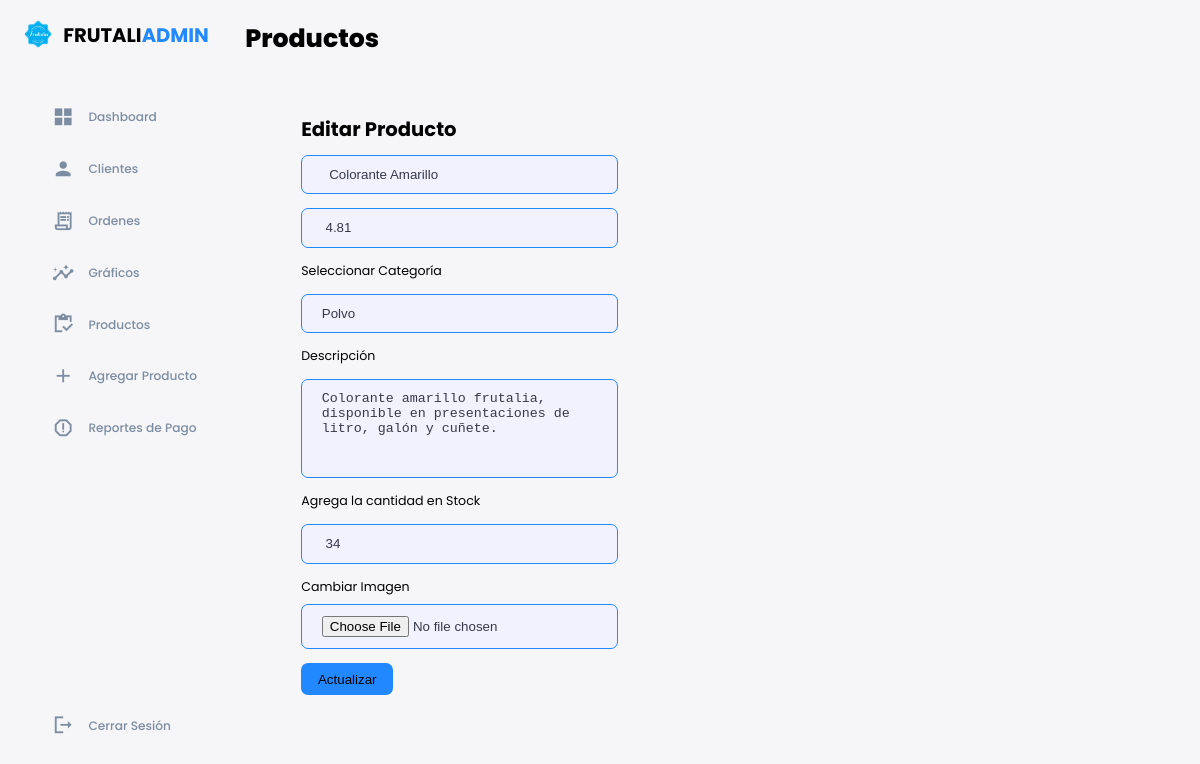
The app's page /admin/editar-producto.php?id=1 with its own data.
### tables this page shows
CREATE TABLE `productos` (
  `id` int(11) UNSIGNED NOT NULL,
  `nombre` varchar(255) NOT NULL,
  `detalle` varchar(255) NOT NULL,
  `descripción` text NOT NULL,
  `id_categoria` int(11) UNSIGNED DEFAULT NULL,
  `precio` decimal(10,2) NOT NULL,
  `stock` int(10) NOT NULL,
  `imagen` varchar(255) NOT NULL
);

CREATE TABLE `categoria` (
  `id` int(11) UNSIGNED NOT NULL,
  `nombre` varchar(255) NOT NULL,
  `descripcion` text NOT NULL
);

### admin/editar-producto.php (the view, shortened to what this page needs)
<?php
require '../admin/config/database.php';
include '../admin/templates/header.php';
if(isset($_GET['id'])){
    $id = filter_var($_GET['id'], FILTER_SANITIZE_NUMBER_INT);
    $query = "SELECT * FROM productos WHERE id=$id";
    $result = mysqli_query($connection, $query);
    $producto = mysqli_fetch_assoc($result);
} else{
    header('location: ' . ROOT_URL . 'admin/productos.php');
    die();
}
$query = "SELECT * FROM categoria";
$categorias = mysqli_query($connection, $query);
?>
<main>
    <h1>Productos</h1>
    <div class="producto">
        <div class=" form__section-container">
            <h2>Editar Producto</h2>
            <form action="<?= ROOT_URL ?>admin/editar-producto-logic.php" enctype="multipart/form-data" method="POST">
                <input type="text" name="nombre"  placeholder="Nombre del Producto" value=" <?= $producto ['nombre'] ?>">
                <input type="text" name="precio"  placeholder="Precio del Producto" value=" <?= $producto ['precio'] ?>">
                <label for="category">Seleccionar Categoría</label>
                <select name="categoria">
                <?php while ($categoria = mysqli_fetch_assoc($categorias)) : ?>
                <option value="<?= $categoria['id'] ?>" <?php if ($categoria['id'] == $producto['id_categoria']) echo 'selected' ?>>
                    <?= $categoria['nombre'] ?>
                </option>
                <?php endwhile ?>
                </select>
                <label for="body">Descripción</label>
                <textarea rows="5" name="body" placeholder="Descripción"><?= $producto['descripción'] ?></textarea>
                <label for="stock">Agrega la cantidad en Stock</label>
                <input type="text" name="stock" placeholder="Cantidad en Stock" value=" <?= $producto ['stock'] ?>">
                <div class="form__control">
                    <label for="thumbnail">Cambiar Imagen</label>
                    <input type="file" name="thumbnail" id="thumbnail">
                </div>
                <button type="submit" name="submit" class="btn">Actualizar</button>
            </form>
        </div>
    </div>
</main>

### admin/style.css (style rules this page uses)
:root { --color-primary: #7380ec; --color-danger: #ff7782; --color-success: #41f1b6; --color-warning: #ffbb55; --color-white: #fff; --color-info-dark: #7d8da1; --color-info-light: #dce1eb; --color-dark: #363949; --color-light: rgba(132, 139, 200, 0.18); --color-primary-variant: #111e88; --color-dark-variant: #677483; --color-background: #f6f6f9; --azul-frutalia:#2288ff; --card-border-radius: 2rem; --border-radius-1: 0.4rem; --border-radius-2: 0.8rem; --border-radius-3: 1.2rem; --card-padding: 1.8rem; --padding-1: 1.2rem; --box-shadow: 0 2rem 3rem var(--color-light); }
* { margin: 0; padding: 0; outline: 0; appearance: none; border: 0; text-decoration: none; list-style: none; box-sizing: border-box; }
html { font-size: 14px; }
body { width: 100vw; height: 100vh; font-family: poppins, sans-serif; font-size: 0.9rem; background: var(--color-background); user-select: none; overflow-x: hidden; }
h1 { font-weight: 800; font-size: 1.8rem; }
h2 { font-size: 1.4rem; }
main { margin-top: 1.4rem; }

### admin/form.css (style rules this page uses)
:root { --color-primary: #7380ec; --color-primary-light: hsl(242, 91%, 69%, 18%); --color-primary-variant: #5854c7; --color-red: #da0f3f; --color-red-light: hsl(346, 87%, 46%, 15%); --color-green: #00c476; --color-green-light: hsl(156, 100%, 38%, 15%); --color-gray-900: #1e1e66; --color-gray-700: #2d2b7c; --color-gray-300: rgba(242, 242, 254, 0.3); --color-gray-200: rgba(242, 242, 254, 0.7); --color-white: #f2f2fe; --color-bg: #fff; --azul-frutalia:#2288ff; --transition: all 300ms ease; --container-width-lg: 74%; --container-width-md: 88%; --form-width: 60%; --card-border-radius-1: 0.3rem; --card-border-radius-2: 0.5rem; --card-border-radius-3: 0.8rem; --card-border-radius-4: 2rem; --card-border-radius-5: 5rem; }
.form__section-container { width: var(--form-width); }
form { display: flex; flex-direction: column; gap: 1rem; }
.form__control { display: flex; flex-direction: column; gap: 0.6rem; }
input, textarea, select { padding: 0.8rem 1.4rem; background: var(--color-white); border: solid 1px var(--azul-frutalia); border-radius: var(--card-border-radius-2); resize: none; color: var(--color-dark); }
.btn { display: inline-block; width: fit-content; padding: 0.6rem 1.2rem; background-color: var(--azul-frutalia); border-radius: var(--card-border-radius-2); cursor: pointer; transition: var(--transition); color: black; }
main .producto { margin-top: 4rem; margin-left: 4rem; }
main .producto h2 { margin-bottom: 0.8rem; }

### records on screen
productos: nombre "Colorante Amarillo", precio "4.81", categoria "Polvo", body "Colorante amarillo frutalia, disponible en presentaciones de litro, galón y cuñete.", stock "34"
